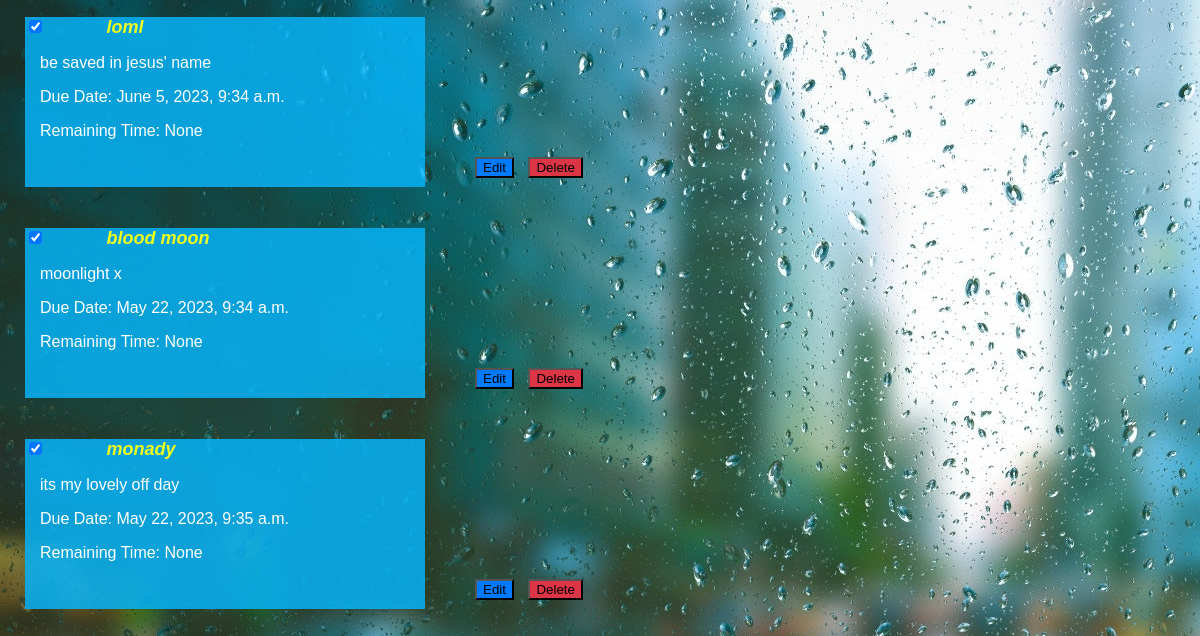
The app's page /tasks/tasklist/ (lower part), older data.
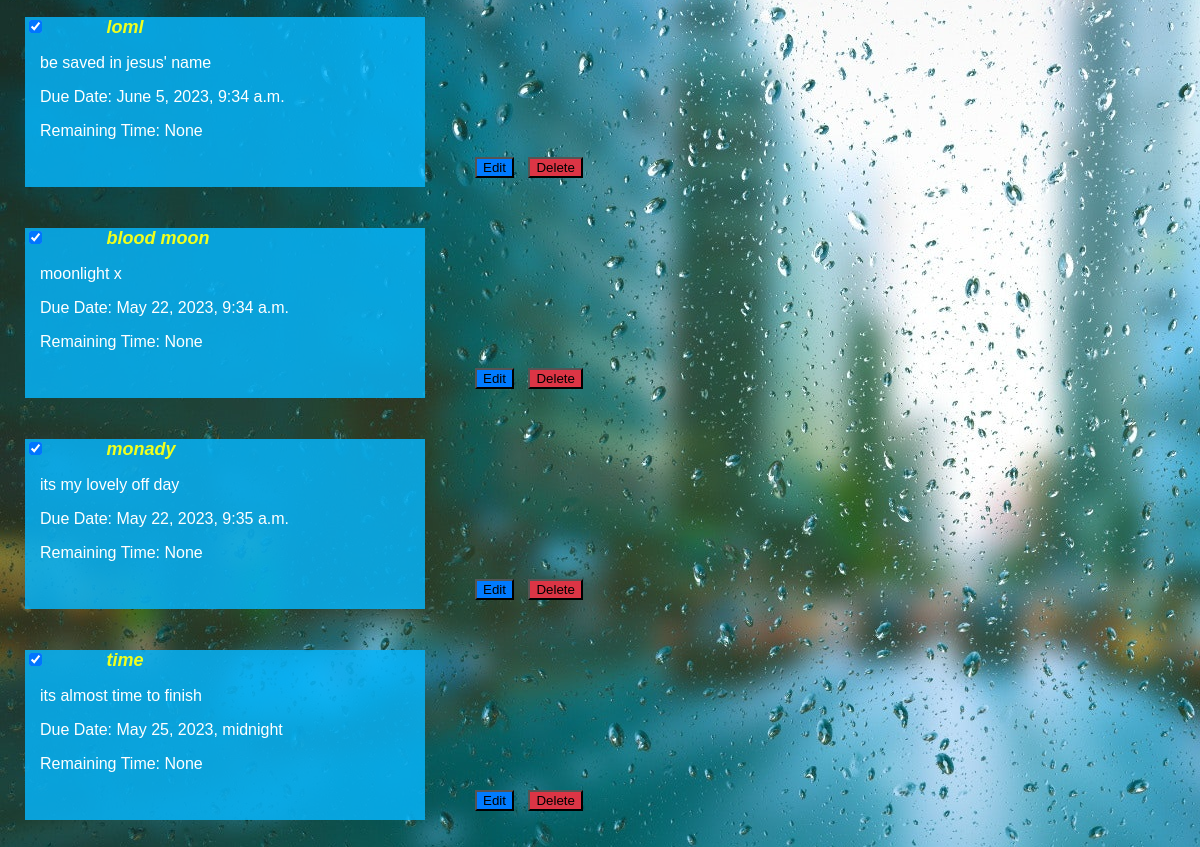
The same page, newer data.
### tasks/models.py (models this page shows, shortened)
class Task(models.Model):
    title = models.CharField(max_length=200)
    description = models.TextField()
    completed = models.BooleanField(default=False)
    due_date = models.DateTimeField(null=True, blank=True)
    due_datetime = models.DateTimeField(blank=True, null=True)

### tasks/views.py (the view)
# urls.py: path('tasklist/', views.task_list, name='tasklist'),
def task_list(request):
    tasks = Task.objects.all()
    current_datetime = timezone.now()
    for task in tasks:
        if task.due_datetime:
            remaining_time = task.due_datetime - current_datetime
            task.remaining_time = remaining_time
        else:
            task.remaining_time = None
    return render(request, 'tasklist.html', {'tasks': tasks})

### tasks/templates/tasklist.html (shortened to what this page needs)
{% extends 'base.html' %}
{% load static %}
{% block content %}
    <link rel="stylesheet" href="{% static 'tasks.css' %}">
    <div id="completed-tasks-container">
        {% for task in tasks %}
            {% if task.completed %}
                <div class="task-item">
                    <input type="checkbox" id="task-{{ task.id }}-checkbox" checked onchange="toggleTaskCompletion({{ task.id }})">
                    <strong>{{ task.title }}</strong>
                    <p>{{ task.description }}</p>
                    <p>Due Date: {{ task.due_date }}</p>
                    <p>Remaining Time: {{ task.remaining_time }}</p>
                    <br>
                </div>
                <div class="edit-delete-btns">
                    <button class="edit-button" onclick="location.href='{% url 'tasks:edit_task' task.id %}'">Edit</button>
                    <button class="delete-button" onclick="location.href='{% url 'tasks:delete_task' task.id %}'">Delete</button>
                </div>
            {% endif %}
        {% endfor %}
    </div>
    {% load static %}
{% endblock %}

### tasks/templates/base.html (shortened to what this page needs)
{% load static %}
<!doctype html>
<html lang="en">
  <head>
    <link rel="stylesheet" type="text/css" href="{%  static 'base.css' %}">
  </head>
  <body>
      {% block content %}
      {% endblock %}
  </body>
</html>

### static/base.css (style rules this page uses)
body { margin: 0; padding: 0; }

### static/tasks.css (style rules this page uses)
body { font-family: Arial, sans-serif; margin: 5px; padding: 20px; background-image: url(images/tasks.jpg); }
input[type="checkbox"] { margin-right: 10px; }
strong { font-weight: bold; color: rgb(240, 255, 30); font-style: italic; font-size: large; text-align: center; margin-left: 50px; margin-top: 10px; }
.edit-delete-btns { margin-left: 450px; margin-bottom: 50px; margin-top: -30px; }
.task-item { width: 400px; height: 170px; background: #06b4f8d7; color: #fff; box-sizing: border-box; }
.edit-button { background-color: #007bff; cursor: pointer; margin-right: 10px; }
.delete-button { background-color: #dc3545; cursor: pointer; margin-right: 8px; }

Row changes from the older to the newer data that the page shows:
added Task: title "time", description "its almost time to finish", due_date "May 25, 2023, midnight", remaining_time "None"
